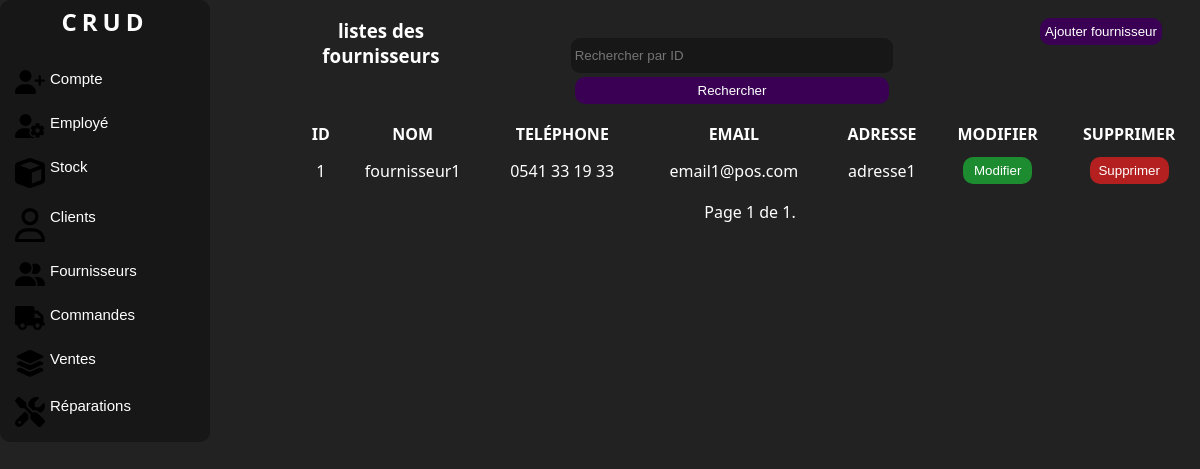
The page /fournisseurs/ (signed in) on the database its author committed.
### manager/models.py (models this page shows, shortened)
class Supplier(models.Model):
    name = models.CharField(max_length=100)
    phone = PhoneNumberField(unique=True,region='DZ')
    email = models.EmailField(unique=True)
    address = models.TextField()

### manager/views.py (the view)
# urls.py: path('fournisseurs/', views.SupplierListView.as_view(), name='supplier-list'),
class SupplierListView(LoginRequiredMixin, ListView):
    model = Supplier
    template_name = 'listefournisseur.html'
    context_object_name = 'suppliers'
    paginate_by = 10
    form_class = FilterForm
    def get_queryset(self):
        queryset = super().get_queryset()
        query = self.request.GET.get('query')
        if query:
            queryset = queryset.filter(id=query)
        return queryset
    def get_context_data(self, **kwargs):
        context = super().get_context_data(**kwargs)
        context['form'] = FilterForm(self.request.GET)
        return context

### manager/forms.py
class FilterForm(forms.Form):
    query = forms.IntegerField(label='', required=False,
                               widget=forms.TextInput(attrs={'placeholder': 'Rechercher par ID'}))

### manager/templates/listefournisseur.html (shortened to what this page needs)
<!DOCTYPE html>
<html lang="en">
<head>
    <link rel="stylesheet" href="../static/css/style.css">
    <link rel="stylesheet" href="../static/css/accueil.css">
</head>
<body>
<div class="corp">
    <div class="nav">
        <div class="logo">
            <a href="menu.html" class="link"><h2>CRUD</h2></a>
        </div>
        <br>
        <button class="value">
            <a class="link" href="listecompte.html"> Compte </a>
        </button>
        <button class="value">
            <a class="link" href="listeemploye.html">Employé </a>
        </button>
        <button class="value">
            <a class="link" href="listeproduit.html"> Stock </a>
        </button>
        <button class="value">
            <a class="link" href="listeclient.html"> Clients </a>
        </button>
        <button class="value">
            <a class="link" href="listefournisseur.html"> Fournisseurs </a>
        </button>
        <button class="value">
            <a class="link" href="listecommande.html">Commandes </a>
        </button>
        <button class="value">
            <a class="link" href="listevente.html">Ventes </a>
        </button>
        <button class="value">
            <a class="link" href="listereparation.html"> Réparations </a>
        </button>
    </div>
    <div class="liste">
        <div class="c1">
            <div class="colone1"><h3>listes des fournisseurs</h3></div>
            <div class="colone1">
                <form method="GET" action="">
                    {{ form }}
                    <button class="button" type="submit">Rechercher</button>
                </form>
            </div>
            <div class="colone1">
                <button class="button"><a href="{% url 'add-supplier' %}" class="link">Ajouter fournisseur</a></button>
            </div>
        </div>
        <div class="c2">
            {% if suppliers %}
            <table>
                <thead>
                <tr>
                    <th>Id</th>
                    <th>Nom</th>
                    <th>Teléphone</th>
                    <th>Email</th>
                    <th>Adresse</th>
                    <th>Modifier</th>
                    <th>Supprimer</th>
                </tr>
                </thead>
                <tbody id="tbody">
                {% for supplier in suppliers %}
                <tr>
                    <td>{{ supplier.id }}</td>
                    <td>{{ supplier.name }}</td>
                    <td>{{ supplier.phone }}</td>
                    <td>{{ supplier.email }}</td>
                    <td>{{ supplier.address }}</td>
                    <td>
                        <button class="button" id="modifier"
                                onclick="location.href='{% url 'update-supplier' supplier.id %}';">Modifier
                        </button>
                    </td>
                    <td>
                        <button class="button" id="supprimer"
                                onclick="location.href='{% url 'delete-supplier' supplier.id %}';">Supprimer
                        </button>
                    </td>
                </tr>
                {% endfor %}
                </tbody>
            </table>
            {% else %}
            <p>Pas de fournisseurs trouvés.</p>
            {% endif %}
            <div class="pagination">
                <span class="step-links">
                    <span class="current">
                        Page {{ page_obj.number }} de {{ page_obj.paginator.num_pages }}.
                    </span>
                </span>
            </div>
        </div>
    </div>
</body>
</html>

### manager/static/css/style.css (style rules this page uses)
* { padding: 0; margin: 0; }
body { background:#222 ; color: #fff; font-family:system-ui ; }
.corp { display: grid; grid-template-columns: 25% 75%; }
form { margin: auto; text-align: center; padding: 3%; }
input { width: 62%; height: 27px; outline: none; border: none; background: #111111a7; margin: 4px 0px; border-radius:9px ; padding: 4px; color:#fff; }
.button { width: 62%; height: 27px; border-radius:10px ; border: none; cursor: pointer; background: #390053; color: white; transition: 0.7s; }
.nav { display: flex; flex-direction: column; width: 200px; background: #111111a7 ; justify-content: center; border-radius: 10px; transition: 1s; padding: 5px; overflow: hidden; }
.liste { text-align: center; display: grid; grid-template-rows: 20% 80%; }
.c1 { padding-top: 2%; display: grid; grid-template-columns: 18% 60% 22%; }
.c2 { padding-top: 2%; }
table { width: 100%; text-align: center; margin: 10px 0; }
table th { text-transform: uppercase; }
th,td { padding: 5px; }
#supprimer { background-color: rgba(193, 32, 32, 0.916); }
#modifier { background: #1bb635b7; }

### manager/static/css/accueil.css (style rules this page uses)
* { padding: 0; margin: 0; }
body { background:#222 ; color: #fff; font-family:system-ui ; }
.link { text-decoration: none; color: white; }
.logo { text-align: center; letter-spacing: 5px; }
.value { font-size: 15px; background-color: transparent; border: none; padding: 10px; color: white; display: flex; position: relative; gap: 5px; cursor: pointer; border-radius: 10px; transition: 1s; box-sizing: border-box; }
.value::before { content: ""; position: absolute; top: 5px; left: -15px; width: 5px; height: 100%; background-color:#390053 ; border-radius: 5px; opacity: 0; transition: 1s; }
.value svg { width: 30px; }

### rows shown on the page
Supplier: id "1", name "fournisseur1", phone "0541 33 19 33", email "email1@pos.com", address "adresse1"

### other values the page prints
{{ page_obj.number }} "1"
{{ page_obj.paginator.num_pages }} "1"
